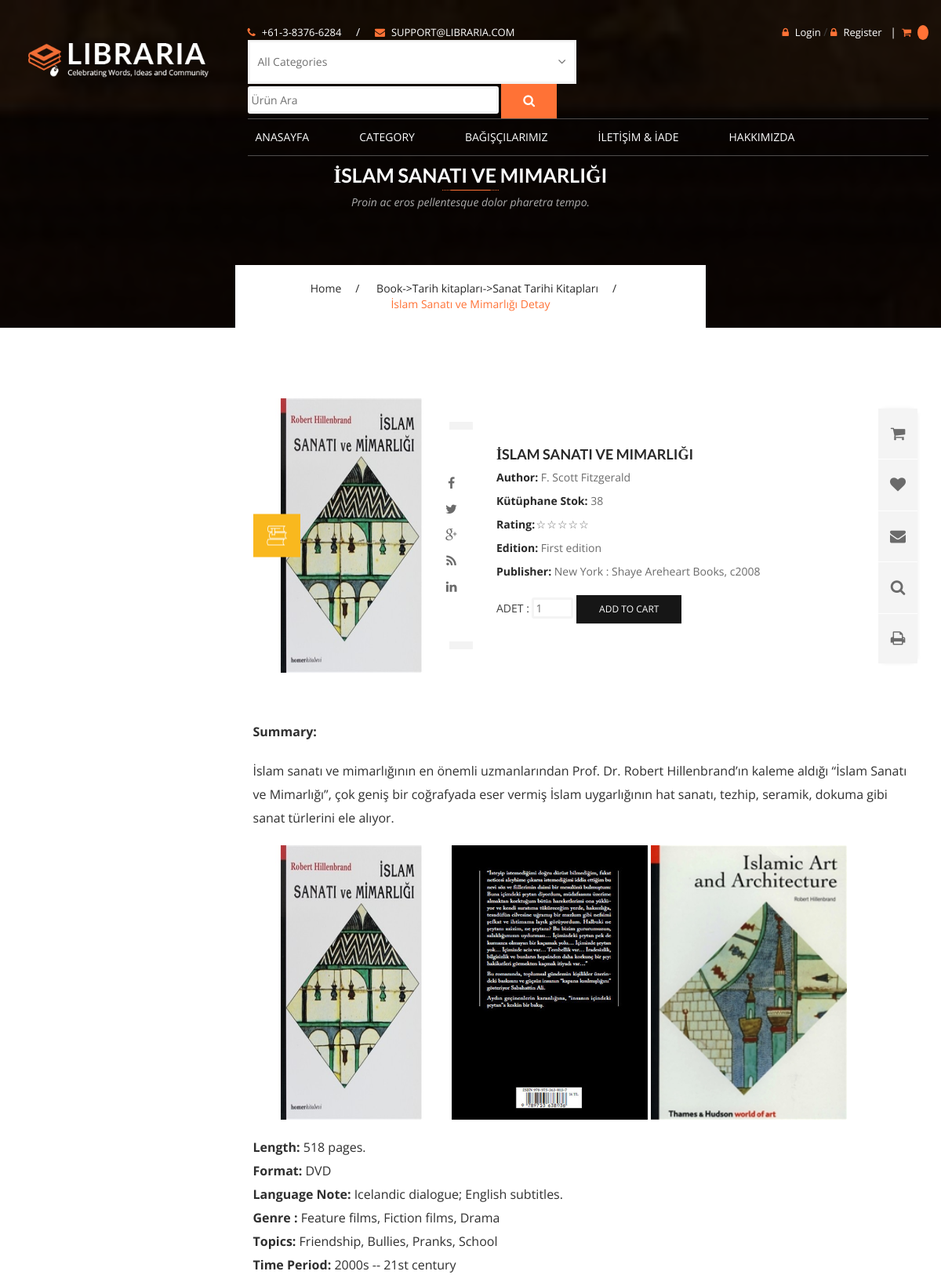
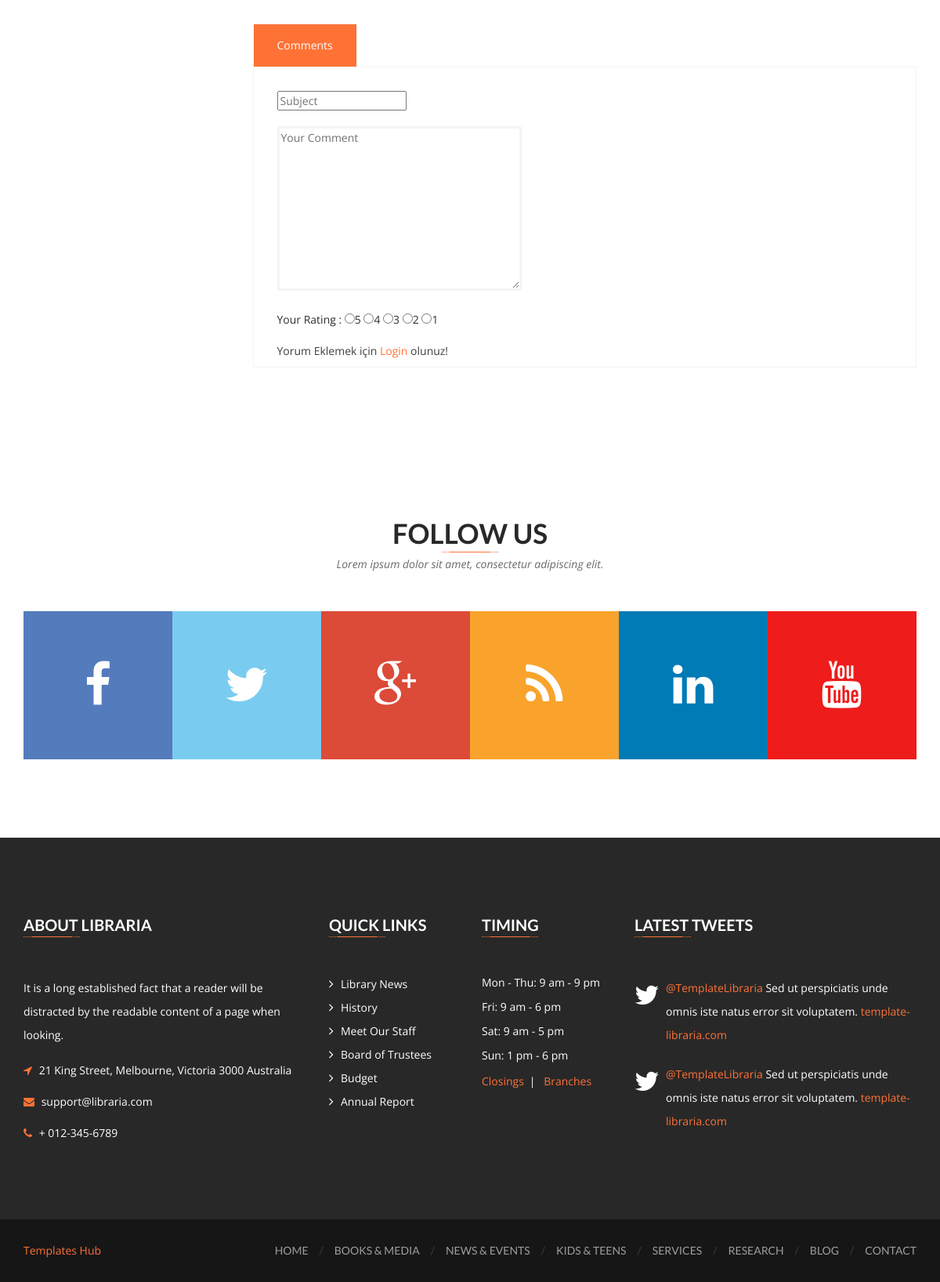
The app's page /product/1/Islam-Sanati-ve-Mimarligi/ with its own data (2 pictures, top to bottom).
### books/models.py (models this page shows, shortened)
class Product(models.Model):
    STATUS = (
        ('True', 'Evet'),
        ('False', 'Hayır'),
    )
    category = models.ForeignKey(Category,on_delete=models.CASCADE)
    title = models.CharField(max_length=150)
    keywords = models.CharField(blank=True,max_length=255)
    description = models.CharField(blank=True,max_length=255)
    image = models.ImageField(blank=True, upload_to='images/')
    amount = models.IntegerField()
    slug = models.SlugField(null=False,unique=True)
    detail = RichTextUploadingField()
    status = models.CharField(max_length=10,choices=STATUS)
    create_at = models.DateTimeField(auto_now_add=True)
    update_at = models.DateTimeField(auto_now=True)
    def image_tag(self):
        return mark_safe('<img src="{}" height="50"/>'.format(self.image.url))
    image_tag.short_description = 'Image'

class Category(MPTTModel):
    STATUS = (
        ('True', 'Evet'),
        ('False', 'Hayır'),
    )
    title = models.CharField(max_length=100)
    keywords =  models.CharField(blank=True,max_length=255)
    description = models.CharField(blank=True,max_length=255)
    image = models.ImageField(blank=True, upload_to='images/')
    status = models.CharField(max_length=10, choices=STATUS)
    slug = models.SlugField(null=False,unique=True)
    parent =TreeForeignKey('self', blank=True, null=True, related_name='children', on_delete=models.CASCADE)
    create_at = models.DateTimeField(auto_now_add=True)
    update_at = models.DateTimeField(auto_now=True)
    class MPTTMeta:
        order_insertion_by = ['title']
    def __str__(self):
        full_path = [self.title]
        k = self.parent
        while k is not None:
            full_path.append(k.title)
            k = k.parent
        return '->'.join(full_path[::-1])
    def image_tag(self):
        return mark_safe('<img src="{}" height="50"/>'.format(self.image.url))
    image_tag.short_description = 'Image'

class Images(models.Model):
    product = models.ForeignKey(Product,on_delete=models.CASCADE)
    title = models.CharField(max_length=50, blank=True)
    image = models.ImageField(blank=True, upload_to='images/')
    def image_tag(self):
        return mark_safe('<img src="{}" height="50"/>'.format(self.image.url))
    image_tag.short_description = 'Image'

### home/views.py (the view)
# urls.py: path('product/<int:id>/<slug:slug>/', views.product_detail, name='product_detail'),
def product_detail(request,id,slug):
    category = Category.objects.all()
    product = Product.objects.get(pk=id)
    images= Images.objects.filter(product_id=id)
    comments = Comment.objects.filter(product_id = id, status="True")
    context = { 'product': product,
               'category': category,
               'images': images,
               'comments': comments,
               }
    return render(request,'product_detail.html', context)

### home/templates/product_detail.html (shortened to what this page needs)
{% extends "homebase.html" %}
{% block content %}
        <section class="page-banner services-banner">
            <div class="container">
                <div class="banner-header">
                    <h2>{{ product.title }}</h2>
                    <span class="underline center"></span>
                    <p class="lead">Proin ac eros pellentesque dolor pharetra tempo.</p>
                </div>
                <div class="breadcrumb">
                    <ul>
                        <li><a href="/">Home</a></li>
                        <li><a href="/category/{{ product.category_id }}/{{ product.category.slug }}">{{ product.category }}</a></li>
                        <li>{{ product.title }} Detay</li>
                    </ul>
                </div>
            </div>
        </section>
        <div id="content" class="site-content">
            <div id="primary" class="content-area">
                <main id="main" class="site-main">
                    <div class="booksmedia-detail-main">
                        <div class="container">
                            <div class="row">
                                <section class="search-filters">
                                    <br>
                                </section>
                            </div>
                            <div class="row">
                                <div class="col-md-9 col-md-push-3">
                                    <div class="booksmedia-detail-box">
                                        <div class="single-book-box">
                                            <div class="post-thumbnail">
                                                <div class="book-list-icon yellow-icon"></div>
                                                <img alt="Book" src="{{ product.image.url }}" style="height: 350px; width: 250px"/>
                                            </div>
                                            <div class="post-detail">
                                                <div class="books-social-sharing">
                                                    <ul>
                                                        <li><a href="#" target="_blank"><i class="fa fa-facebook"></i></a></li>
                                                        <li><a href="#" target="_blank"><i class="fa fa-twitter"></i></a></li>
                                                        <li><a href="#" target="_blank"><i class="fa fa-google-plus"></i></a></li>
                                                        <li><a href="#" target="_blank"><i class="fa fa-rss"></i></a></li>
                                                        <li><a href="#" target="_blank"><i class="fa fa-linkedin"></i></a></li>
                                                    </ul>
                                                </div>
                                                <div class="optional-links">
                                                    <ul>
                                                        <li>
                                                            <a href="/order/addtocart/{{ product.id }}"  data-toggle="blog-tags" data-placement="top" title="Add To Cart">
                                                                <i class="fa fa-shopping-cart"></i>
                                                            </a>
                                                        </li>
                                                        <li>
                                                            <a href="#" target="_blank" data-toggle="blog-tags" data-placement="top" title="Like">
                                                                <i class="fa fa-heart"></i>
                                                            </a>
                                                        </li>
                                                        <li>
                                                            <a href="#" target="_blank" data-toggle="blog-tags" data-placement="top" title="Mail"><i class="fa fa-envelope"></i>
                                                            </a>
                                                        </li>
                                                        <li>
                                                            <a href="#" target="_blank" data-toggle="blog-tags" data-placement="top" title="Search">
                                                                <i class="fa fa-search"></i>
                                                            </a>
                                                        </li>
                                                        <li>
                                                            <a href="#" target="_blank" data-toggle="blog-tags" data-placement="top" title="Print">
                                                                <i class="fa fa-print"></i>
                                                            </a>
                                                        </li>
                                                    </ul>
                                                </div>
                                                <header class="entry-header">
                                                    <h2 class="entry-title">{{ product.title }}</h2>
                                                    <ul>
                                                        <li><strong>Author:</strong> F. Scott Fitzgerald</li>
                                                        <li><strong>Kütüphane Stok:</strong> {{ product.amount }}</li>
                                                        <li>
                                                            <div class="rating">
                                                                <strong>Rating:</strong>
                                                                <span>☆</span>
                                                                <span>☆</span>
                                                                <span>☆</span>
                                                                <span>☆</span>
                                                                <span>☆</span>
                                                            </div>
                                                        </li>
                                                        <li><strong>Edition:</strong> First edition</li>
                                                        <li><strong>Publisher:</strong> New York : Shaye Areheart Books, c2008</li>
                                                    </ul>
                                                </header>
                                                <div class="entry-content post-buttons">
                                                    <form action="/order/addtocart/{{ product.id }}" method="post">
                                                        <span class="text-uppercase">Adet : </span>
                                                        <input name="quantity" class="input" type="number" min="0" max="{{ product.amount }}" value="1" >
                                                        <button type="submit" class="btn btn-dark-gray">Add to Cart</button>
                                                    </form>
                                                </div>
                                            </div>
                                        </div>
                                        <p><strong>Summary:</strong> {{ product.detail | safe }}
                                            {% for rs in images %}
                                        <img alt="Book" src="{{ rs.image.url }}" style="height: 350px; width: 250px"/>
                                            {% endfor %}
                                        </p>
                                        <ul class="detail-page-listing">
                                            <li><strong>Length:</strong> 518 pages.</li>
                                            <li><strong>Format:</strong> DVD</li>
                                            <li><strong>Language Note:</strong> Icelandic dialogue; English subtitles.</li>
                                            <li><strong>Genre :</strong> Feature films, Fiction films, Drama</li>
                                            <li><strong>Topics:</strong> Friendship, Bullies, Pranks, School</li>
                                            <li><strong>Time Period:</strong> 2000s -- 21st century</li>
                                        </ul>
                                        <div class="table-tabs" id="responsiveTabs">
                                            <ul class="nav nav-tabs">
                                                <li><b class="arrow-up"></b><a data-toggle="tab" href="#sectionB">Comments</a></li>
                                            </ul>
                                            <div class="tab-content">
                                                <form action="/books/addcomment/{{ product.id }}" method="post">
                                                    <p><input class="input" name="subject" id="id_subject" placeholder="Subject" ></p>
                                                    <p><textarea name="comment" id="id_comment" cols="40" rows="10" class="input" placeholder="Your Comment" maxlength="255" ></textarea></p>
                                                    <p> Your Rating :
                                                        <input type="radio" id="star5" name="rate" value="5" />5<label for="star5"></label>
                                                       <input type="radio" id="star4" name="rate" value="4" />4<label for="star4"></label>
                                                       <input type="radio" id="star3" name="rate" value="3" />3<label for="star3"></label>
                                                       <input type="radio" id="star2" name="rate" value="2" />2<label for="star2"></label>
                                                       <input type="radio" id="star1" name="rate" value="1" />1<label for="star1"></label>
                                                    </p>
                                                    {% if user.id is not None %}
                                                        <input type="submit" value="Yorum Ekle !">
                                                    {% else %}
                                                            Yorum Eklemek için <a href="/login">Login</a> olunuz!
                                                    {% endif %}
                                                </form>
                                            </div>
                                        </div>
                                    </div>
                                </div>
                            </div>
                        </div>
                    </div>
                </main>
            </div>
        </div>
        <section class="social-network section-padding">
            <div class="container">
                <div class="center-content">
                    <h2 class="section-title">Follow Us</h2>
                    <span class="underline center"></span>
                    <p class="lead">Lorem ipsum dolor sit amet, consectetur adipiscing elit.</p>
                </div>
                <ul>
                    <li>
                        <a class="facebook" href="#" target="_blank">
                            <span>
                                <i class="fa fa-facebook-f"></i>
                            </span>
                        </a>
                    </li>
                    <li>
                        <a class="twitter" href="#" target="_blank">
                            <span>
                                <i class="fa fa-twitter"></i>
                            </span>
                        </a>
                    </li>
                    <li>
                        <a class="google" href="#" target="_blank">
                            <span>
                                <i class="fa fa-google-plus"></i>
                            </span>
                        </a>
                    </li>
                    <li>
                        <a class="rss" href="#" target="_blank">
                            <span>
                                <i class="fa fa-rss"></i>
                            </span>
                        </a>
                    </li>
                    <li>
                        <a class="linkedin" href="#" target="_blank">
                            <span>
                                <i class="fa fa-linkedin"></i>
                            </span>
                        </a>
                    </li>
                    <li>
                        <a class="youtube" href="#" target="_blank">
                            <span>
                                <i class="fa fa-youtube"></i>
                            </span>
                        </a>
                    </li>
                </ul>
            </div>
        </section>
 {% endblock %}

### records on screen
Product: title "İSLAM SANATI VE MIMARLIĞI", category "Book->Tarih kitapları->Sanat Tarihi Kitapları", title "İslam Sanatı ve Mimarlığı", image (picture), amount "38", detail "İslam sanatı ve mimarlığının en önemli uzmanlarından Prof. Dr. Robert Hillenbrand’ın kaleme aldığı “İslam Sanatı ve Mimarlığı”, çok geniş bir coğrafyada eser vermiş İslam uygarlığının hat sanatı, tezhip, seramik, dokuma gibi sanat türlerini ele alıyor."
Images: image (picture)
Images: image (picture)
Images: image (picture)
